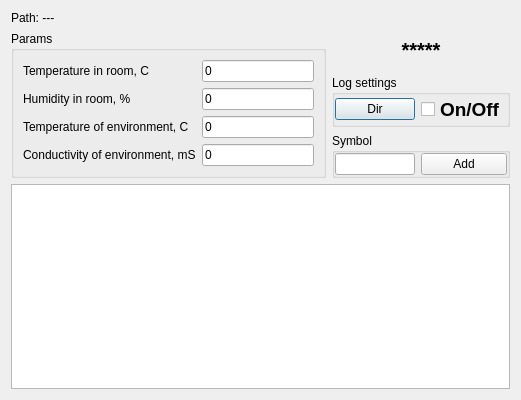
<?xml version="1.0" encoding="UTF-8"?>
<ui version="4.0">
 <class>Logger</class>
 <widget class="QDialog" name="Logger">
  <property name="geometry">
   <rect>
    <x>0</x>
    <y>0</y>
    <width>521</width>
    <height>400</height>
   </rect>
  </property>
  <property name="maximumSize">
   <size>
    <width>9999</width>
    <height>16777215</height>
   </size>
  </property>
  <property name="windowTitle">
   <string>Logger</string>
  </property>
  <property name="modal">
   <bool>true</bool>
  </property>
  <layout class="QGridLayout" name="gridLayout_4">
   <item row="0" column="0" colspan="2">
    <widget class="QLabel" name="lLogPath">
     <property name="text">
      <string>Path: ---</string>
     </property>
    </widget>
   </item>
   <item row="1" column="0">
    <widget class="QGroupBox" name="gBAddParams">
     <property name="title">
      <string>Params</string>
     </property>
     <layout class="QGridLayout" name="gridLayout">
      <item row="0" column="0">
       <widget class="QLabel" name="label">
        <property name="text">
         <string>Temperature in room, C</string>
        </property>
       </widget>
      </item>
      <item row="0" column="1">
       <widget class="QLineEdit" name="lELogTempRoom">
        <property name="text">
         <string>0</string>
        </property>
       </widget>
      </item>
      <item row="1" column="0">
       <widget class="QLabel" name="label_1">
        <property name="text">
         <string>Humidity in room, %</string>
        </property>
       </widget>
      </item>
      <item row="1" column="1">
       <widget class="QLineEdit" name="lELogHumid">
        <property name="text">
         <string>0</string>
        </property>
       </widget>
      </item>
      <item row="2" column="0">
       <widget class="QLabel" name="label_2">
        <property name="text">
         <string>Temperature of environment, C</string>
        </property>
       </widget>
      </item>
      <item row="2" column="1">
       <widget class="QLineEdit" name="lELogTempEnv">
        <property name="text">
         <string>0</string>
        </property>
       </widget>
      </item>
      <item row="3" column="0">
       <widget class="QLabel" name="label_3">
        <property name="text">
         <string>Conductivity of environment, mS</string>
        </property>
       </widget>
      </item>
      <item row="3" column="1">
       <widget class="QLineEdit" name="lELogCondEnv">
        <property name="text">
         <string>0</string>
        </property>
       </widget>
      </item>
     </layout>
    </widget>
   </item>
   <item row="1" column="1">
    <layout class="QVBoxLayout" name="verticalLayout">
     <item>
      <widget class="QLabel" name="lLogIndicator">
       <property name="font">
        <font>
         <pointsize>15</pointsize>
         <weight>75</weight>
         <bold>true</bold>
        </font>
       </property>
       <property name="text">
        <string>*****</string>
       </property>
       <property name="alignment">
        <set>Qt::AlignCenter</set>
       </property>
      </widget>
     </item>
     <item>
      <widget class="QGroupBox" name="gBLogSet">
       <property name="title">
        <string>Log settings</string>
       </property>
       <layout class="QGridLayout" name="gridLayout_2">
        <property name="leftMargin">
         <number>0</number>
        </property>
        <property name="topMargin">
         <number>0</number>
        </property>
        <property name="rightMargin">
         <number>0</number>
        </property>
        <property name="bottomMargin">
         <number>0</number>
        </property>
        <item row="0" column="0">
         <widget class="QPushButton" name="pBLogDir">
          <property name="sizePolicy">
           <sizepolicy hsizetype="Fixed" vsizetype="Fixed">
            <horstretch>0</horstretch>
            <verstretch>0</verstretch>
           </sizepolicy>
          </property>
          <property name="text">
           <string>Dir</string>
          </property>
         </widget>
        </item>
        <item row="0" column="1">
         <widget class="QCheckBox" name="cBLogOnOff">
          <property name="font">
           <font>
            <pointsize>14</pointsize>
            <weight>75</weight>
            <bold>true</bold>
           </font>
          </property>
          <property name="text">
           <string>On/Off</string>
          </property>
         </widget>
        </item>
       </layout>
      </widget>
     </item>
     <item>
      <widget class="QGroupBox" name="gBSymbol">
       <property name="title">
        <string>Symbol</string>
       </property>
       <layout class="QGridLayout" name="gridLayout_3">
        <property name="leftMargin">
         <number>0</number>
        </property>
        <property name="topMargin">
         <number>0</number>
        </property>
        <property name="rightMargin">
         <number>0</number>
        </property>
        <property name="bottomMargin">
         <number>0</number>
        </property>
        <item row="0" column="0">
         <widget class="QLineEdit" name="lELogSymb">
          <property name="sizePolicy">
           <sizepolicy hsizetype="Maximum" vsizetype="Fixed">
            <horstretch>0</horstretch>
            <verstretch>0</verstretch>
           </sizepolicy>
          </property>
          <property name="maximumSize">
           <size>
            <width>80</width>
            <height>16777215</height>
           </size>
          </property>
         </widget>
        </item>
        <item row="0" column="1">
         <widget class="QPushButton" name="pBLogAddSymb">
          <property name="text">
           <string>Add</string>
          </property>
         </widget>
        </item>
       </layout>
      </widget>
     </item>
    </layout>
   </item>
   <item row="2" column="0" colspan="2">
    <widget class="QPlainTextEdit" name="pTELogComment"/>
   </item>
  </layout>
 </widget>
 <resources/>
 <connections/>
</ui>
